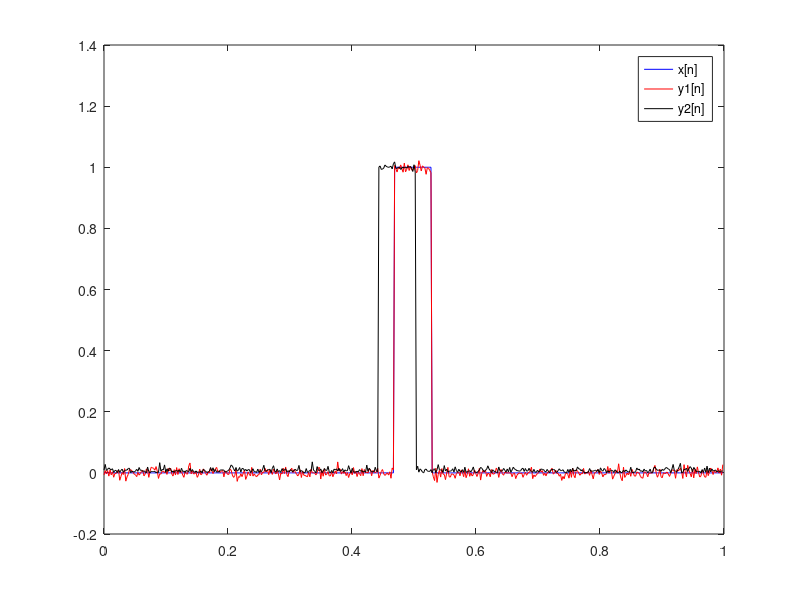
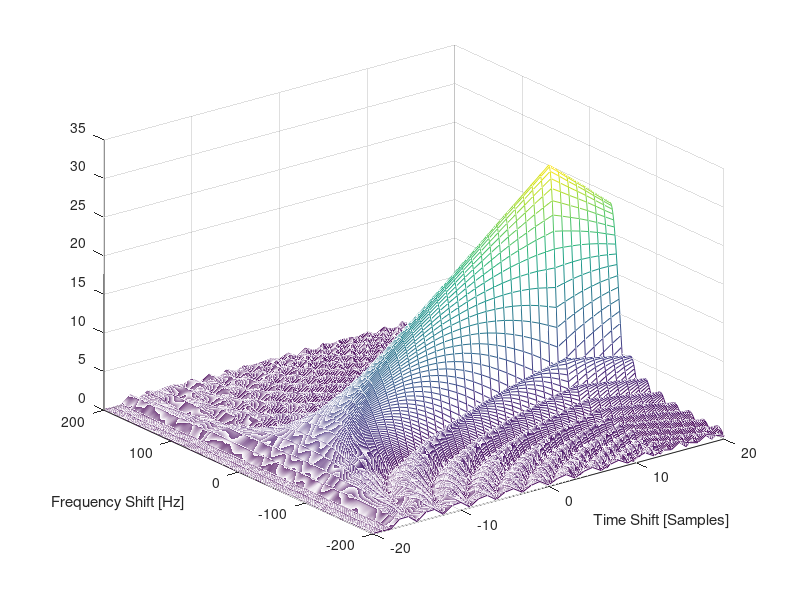

Recreate these plots in MATLAB, in order.
%TDOA FDOA Estimation test
close all;
clear all;

%Number of samples
N = 512;
%Pulse width
W = 30;
%Sampling Frequency
Fs = 512;

%Time delay and doppler
tau = 13/Fs;
m = floor(tau*Fs);
nu = -31; %[hz]

timeVec = ((0:N-1)/Fs)';

%Original Signal
x_n = zeros(N,1);
x_n((N/2-W/2):(N/2+W/2)) = 1;

%Received signal in receiver 1
y1_n = x_n+0.01*randn(size(x_n));

%Received signal in receiver 2
y2_n = circshift(x_n,-m).*exp(2*pi*j*nu*(timeVec+m))+0.01*randn(size(x_n));

%Plot the graphs
figure; plot(timeVec,x_n,'b',timeVec,y1_n,'r',timeVec, abs(y2_n),'k');
legend('x[n]','y1[n]','y2[n]');

TDOAVec = -20:20; %Samples
FDOAVec = -200:200; %[Hz]

[TDOAMat,FDOAMat] = meshgrid(TDOAVec,FDOAVec);

R = zeros(size(TDOAMat));
k=1;
for l=1:length(TDOAVec)
    ak = fft(y1_n);
    bk  = ak.*(exp(2*pi*1i/N*(0:N-1)*TDOAVec(l)).');
    y1_n_tshifted = ifft(bk);
    for k=1:length(FDOAVec)
        
        %y1_n_tshifted = circshift(y1_n,-TDOAMat(k,l));
        y1_n_ftshifted = exp(2*pi*1i*FDOAVec(k)*timeVec).*y1_n_tshifted;
        R(k,l) = 1\N*abs(y1_n_ftshifted'*y2_n);
    end
end


R = abs(R)/N;

figure;
mesh(TDOAMat,FDOAMat,abs(R));
xlabel('Time Shift [Samples]');
ylabel('Frequency Shift [Hz]');
